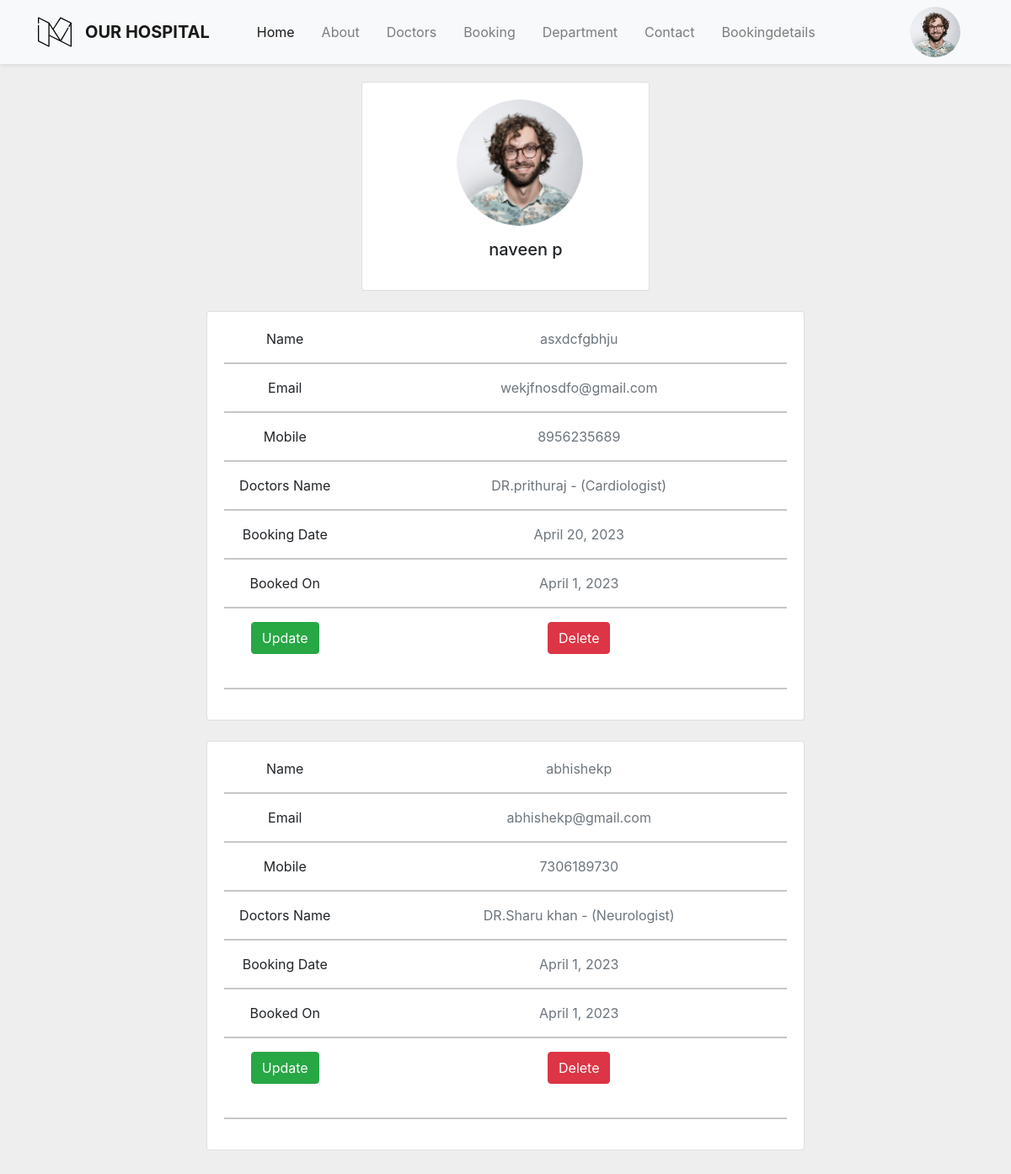
/bookingdetails (signed in), run on the app's committed database.
### home/models.py (models this page shows)
class Booking (models.Model):
    username= models.CharField(max_length=225)
    p_name = models.CharField(max_length=225)
    p_phone = models.CharField(max_length=225)
    p_email =models.EmailField()
    doc_name =  models.ForeignKey(Doctors, on_delete=models.CASCADE)
    booking_date = models.DateField()
    booked_on = models.DateField(auto_now=True)

class Doctors(models.Model):
    doc_name = models.CharField(max_length=220)
    doc_spec = models.CharField(max_length=220)
    dep_name = models.ForeignKey(Departments, on_delete=models.CASCADE)
    doc_image = models.ImageField(upload_to='doctors')
    def __str__(self):
        return 'DR.'+self.doc_name +' - '+'('+self.doc_spec +')'

### home/views.py (the view)
# urls.py: path('bookingdetails',views.bookingdetails,name='bookingdetails'),
@login_required()
def bookingdetails(request):
    dict_form ={
            'form' : Booking.objects.all()
        }
    return render(request, 'bookingdetails.html',dict_form )

### templates/bookingdetails.html (shortened to what this page needs)
{% extends 'base.html' %}
{% block body%}
        <center>
         <section style="background-color: #eee;">
             <div class="container py-5">
               <div class="row">
                 <div class="col">
                 </div>
               </div>
               <div class="row pt-5">
                 <center>
                 <div class="col-lg-4" >
                   <div class="card mb-4 pl-5" >
                     <div class="card-body text-center ">
                       <img src="static\images\user.png" alt="avatar"
                         class="rounded-circle img-fluid" style="width: 150px;">
                       <h5 class="my-3">{{user.first_name}} {{user.last_name}}</h5>
                       </div>
                     </div>
                   </div>
                 </center>
                 </div>
               {% for d in form %}
                {% if user.username == d.username %}
                 <div class="col-lg-8">
                   <div class="card mb-4">
                     <div class="card-body">
                       <div class="row">
                         <div class="col-sm-3">
                           <p class="mb-0"> Name</p>
                         </div>
                         <div class="col-sm-9">
                           <p class="text-muted mb-0">{{d.p_name}}</p>
                         </div>
                       </div>
                       <hr>
                       <div class="row">
                         <div class="col-sm-3">
                           <p class="mb-0">Email</p>
                         </div>
                         <div class="col-sm-9">
                           <p class="text-muted mb-0">{{d.p_email}}</p>
                         </div>
                       </div>
                       <hr>
                       <div class="row">
                         <div class="col-sm-3">
                           <p class="mb-0">Mobile</p>
                         </div>
                         <div class="col-sm-9">
                           <p class="text-muted mb-0">{{d.p_phone}}</p>
                         </div>
                       </div>
                       <hr>
                       <div class="row">
                         <div class="col-sm-3">
                           <p class="mb-0">Doctors Name</p>
                         </div>
                         <div class="col-sm-9">
                           <p class="text-muted mb-0">{{d.doc_name}}</p>
                         </div>
                       </div>
                       <hr>
                       <div class="row">
                         <div class="col-sm-3">
                           <p class="mb-0">Booking Date</p>
                         </div>
                         <div class="col-sm-9">
                           <p class="text-muted mb-0">{{d.booking_date}}</p>
                         </div>
                       </div>
                       <hr>
                       <div class="row">
                         <div class="col-sm-3">
                           <p class="mb-0">Booked On</p>
                         </div>
                         <div class="col-sm-9">
                           <p class="text-muted mb-0">{{d.booked_on}}</p>
                         </div>
                       </div>
                       <hr>
                       <div class="row">
                        <div class="col-sm-3">
                           <a href="{% url 'update' d.id %}" class="btn btn-success mb-4">Update</a>
                        </div>
                        <div class="col-sm-9">
                           <form action="{% url 'delete' d.id %}" method="POST">
                             <input type="submit" class="btn btn-danger mb-4" value="Delete">
                           </form>
                        </div>
                      </div>
                      <hr>
                     </div>
                   </div>
               </div>
             {% endif %}
         {% endfor %}
             </div>
           </section>
         </center>
{% endblock %}

### static/css/style.css (style rules this page uses)
img { width: 60px; border-radius: 50%; margin-right: 15px; }

### data on the page
Booking: p_name "asxdcfgbhju", p_email "wekjfnosdfo@gmail.com", p_phone "8956235689", doc_name "DR.prithuraj - (Cardiologist)", booking_date "April 20, 2023", booked_on "April 1, 2023"
Booking: p_name "abhishekp", p_email "abhishekp@gmail.com", p_phone "7306189730", doc_name "DR.Sharu khan - (Neurologist)", booking_date "April 1, 2023", booked_on "April 1, 2023"

### other printed values
{{ user.first_name }} "naveen"
{{ user.last_name }} "p"
